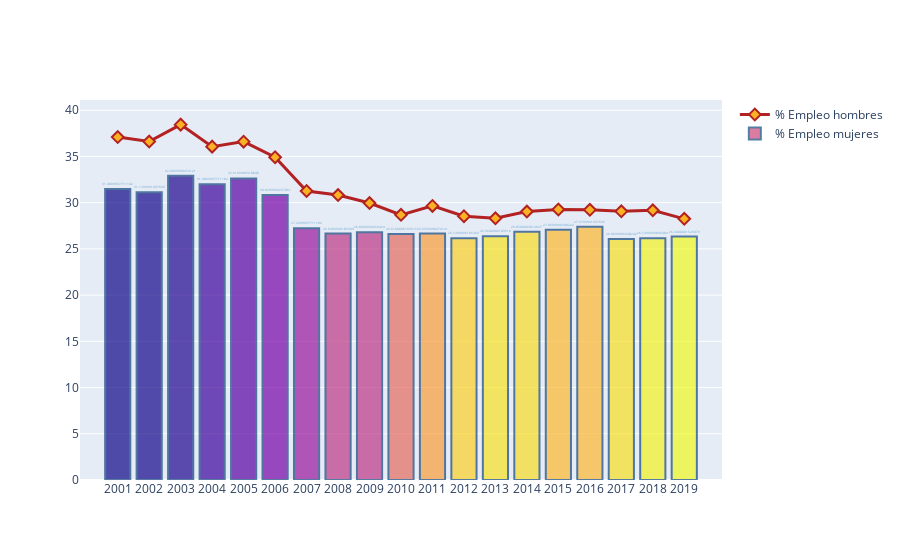

Notebook code for this chart:
### Code cell
# Indicador: Empleos de hombres y mujeres en la agricultura
fig = go.Figure()
fig.add_trace(
    go.Scatter(
        x=data_agricultura_seguridad['Año'],
        y=data_agricultura_seguridad['Empleo_hombres'],
        name="% Empleo hombres",
        mode='lines+markers', 
        marker= dict(size=9,
                     symbol = 'diamond',
                     color ='RGB(251, 177, 36)',
                     line_width = 2
                   ),
        line = dict(color='firebrick', width=3)
    ))
fig.add_trace(
    go.Bar(
        x=data_agricultura_seguridad['Año'],
        y=data_agricultura_seguridad['Empleo_mujeres'],
        name="% Empleo mujeres",       
        text = data_agricultura_seguridad['Empleo_mujeres'],
        textposition='outside',
        textfont=dict(
        size=13,
        color='#1f77b4'),
        marker_color=data_agricultura_seguridad['PBI'],
        marker_line_color='rgb(17, 69, 126)',
        marker_line_width=2, 
        opacity=0.7
    ))

### Figure 1 — Plotly figure (JSON) as saved in the notebook; plotly's stock layout.template omitted (floating-point values rounded to 4 significant figures)
{"data": [{"line": {"color": "firebrick", "width": 3}, "marker": {"color": "RGB(251, 177, 36)", "line": {"width": 2}, "size": 9, "symbol": "diamond"}, "mode": "lines+markers", "name": "% Empleo hombres", "type": "scatter", "x": ["2001", "2002", "2003", "2004", "2005", "2006", "2007", "2008", "2009", "2010", "2011", "2012", "2013", "2014", "2015", "2016", "2017", "2018", "2019"], "y": [37.09, 36.61, 38.44, 36.06, 36.6, 34.91, 31.26, 30.82, 29.96, 28.68, 29.65, 28.53, 28.31, 29.04, 29.26, 29.22, 29.06, 29.17, 28.25]}, {"marker": {"color": [1941.0, 2021.0, 2146.0, 2417.0, 2729.0, 3154.0, 3606.0, 4221.0, 4196.0, 5082.0, 5869.0, 6529.0, 6757.0, 6673.0, 6229.0, 6205.0, 6711.0, 6958.0, 7028.0], "line": {"color": "rgb(17, 69, 126)", "width": 2}}, "name": "% Empleo mujeres", "opacity": 0.7, "text": [31.49, 31.13, 32.91, 31.99, 32.62, 30.83, 27.24, 26.65, 26.81, 26.61, 26.66, 26.15, 26.36, 26.85, 27.07, 27.38, 26.07, 26.14, 26.34], "textfont": {"color": "#1f77b4", "size": 13}, "textposition": "outside", "type": "bar", "x": ["2001", "2002", "2003", "2004", "2005", "2006", "2007", "2008", "2009", "2010", "2011", "2012", "2013", "2014", "2015", "2016", "2017", "2018", "2019"], "y": [31.49, 31.13, 32.91, 31.99, 32.62, 30.83, 27.24, 26.65, 26.81, 26.61, 26.66, 26.15, 26.36, 26.85, 27.07, 27.38, 26.07, 26.14, 26.34]}], "layout": {}}
